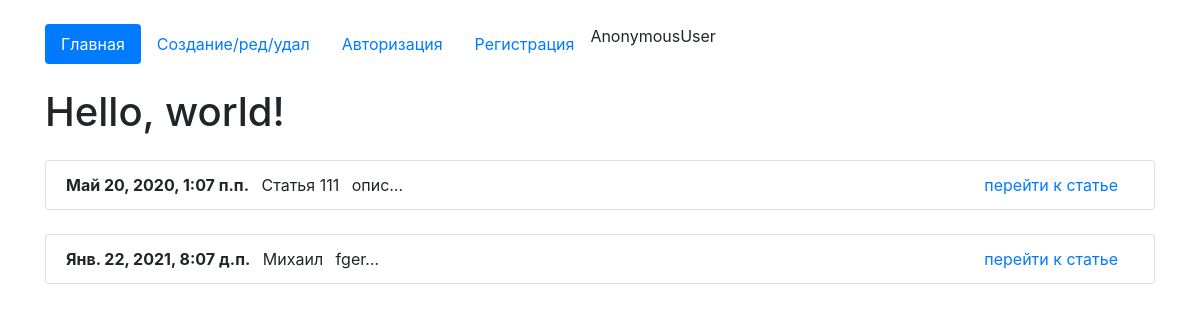
The page / on the database its author committed.
### core/models.py (models this page shows, shortened)
class Articles(models.Model):
    author = models.ForeignKey(User, on_delete=models.CASCADE, verbose_name='Владелец статьи', blank=True, null=True)
    create_date = models.DateTimeField(auto_now=True)
    name = models.CharField(max_length=200, verbose_name='Название')
    text = models.TextField(verbose_name='Текст')
    class Meta:
        verbose_name = 'Статью'
        verbose_name_plural = 'Статьи'

### core/views.py (the view)
# urls.py: path('', views.HomeListView.as_view(), name='home'),
class HomeListView(ListView):
    model = Articles
    template_name = 'index.html'
    context_object_name = 'list_articles'

### core/templates/index.html (shortened to what this page needs)
<!doctype html>
<html lang="en">
  <head>
    <link rel="stylesheet" href="https://stackpath.bootstrapcdn.com/bootstrap/4.4.1/css/bootstrap.min.css">
  </head>
  <body>
      <div class="container mt-4">
          <ul class="nav nav-pills">
  <li class="nav-item">
      {% url 'home' as url_home %}
    <a class="nav-link {% if url_home == request.path %}active{% endif %}" href="{{url_home}}">Главная</a>
  </li>
  <li class="nav-item">
      {% url 'edit_page' as url_edit_page %}
    <a class="nav-link {% if url_edit_page == request.path %}active{% endif %}" href="{{url_edit_page}}">Создание/ред/удал</a>
  </li>
  {% if request.user.is_authenticated %}
      <li class="nav-item">
        {% url 'logout_page' as url_logout_page %}
    <a class="nav-link btn-danger ml-5" href="{{url_logout_page}}">Выйти</a>
  </li>
  {% else %}
    <li class="nav-item">
        {% url 'login_page' as url_login_page %}
    <a class="nav-link {% if url_login_page == request.path %}active{% endif %}" href="{{url_login_page}}">Авторизация</a>
  </li>
    <li class="nav-item">
        {% url 'register_page' as url_register_page %}
    <a class="nav-link {% if url_register_page == request.path %}active{% endif %}" href="{{url_register_page}}">Регистрация</a>
  </li>
  {% endif %}
{{request.user}}
</ul>
    {% block content %}
    <h1 class="mt-4">Hello, world!</h1>
{% for i in list_articles %}
                <ul class="list-group mt-4">
                <li class="list-group-item">
                    <b>{{i.create_date}}</b>
                <span class="m-2">{{i.name}}</span>
                <span>{{i.text|truncatechars:"5"}}</span>
                <span class="float-right mr-3"><a href="/detail/{{i.id}}">перейти к статье</a></span>
                </li>
                </ul>
{% endfor %}
{% endblock %}
</div>
  </body>
</html>

### rows shown on the page
Articles: create_date "Май 20, 2020, 1:07 п.п.", name "Статья 111", text "опис…"
Articles: create_date "Янв. 22, 2021, 8:07 д.п.", name "Михаил", text "fger…"

### other values the page prints
{{ request.user }} "AnonymousUser"
